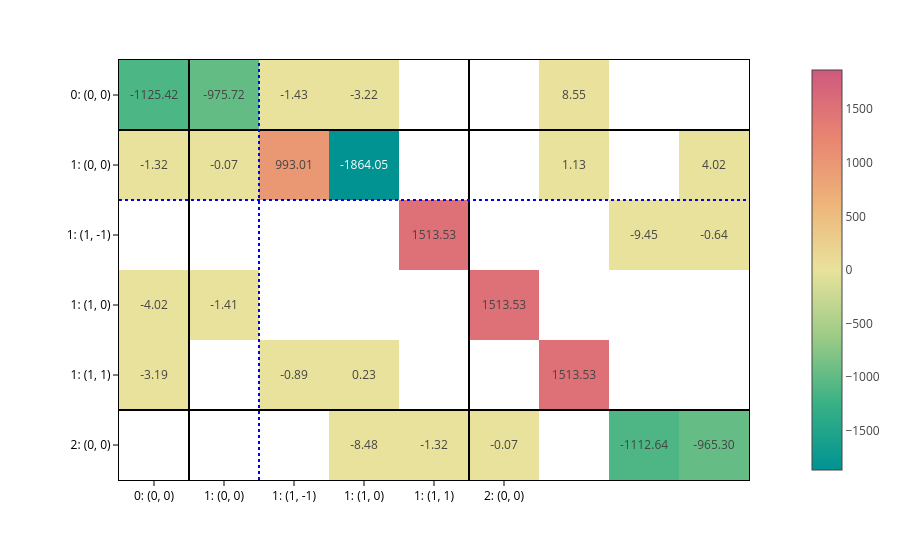
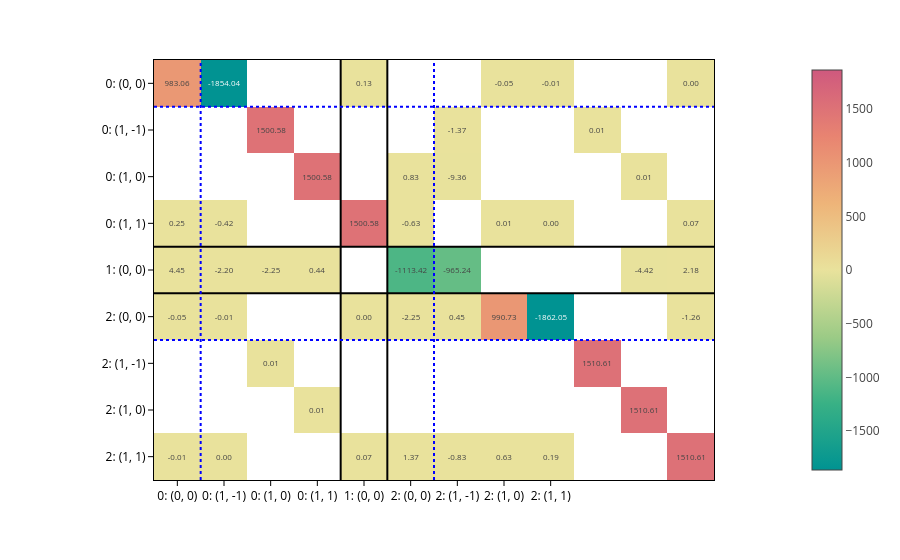

The notebook cell saved with these charts, in order:
### Markdown cell above
You can of course plot the predicted matrices:

### Code cell
matrices = processor.matrix_from_data(data, predictions=out)

for config, matrix in zip(configs, matrices):
    plot_basis_matrix(
        matrix*1e5,
        config,
        point_lines={"color": "black"},
        basis_lines={"color": "blue"},
        colorscale="temps",
        text=".2f",
        basis_labels=True,
    ).show()

### Figure 1 — Plotly figure (JSON) as saved in the notebook; plotly's stock layout.template omitted (floating-point values rounded to 4 significant figures)
{"data": [{"coloraxis": "coloraxis", "hovertemplate": "x: %{x}<br>y: %{y}<br>color: %{z}<extra></extra>", "name": "0", "texttemplate": "%{z:.2f}", "type": "heatmap", "xaxis": "x", "yaxis": "y", "z": [[-1125.0, -975.7, -1.432, -3.222, NaN, NaN, 8.553, NaN, NaN], [-1.317, -0.06747, 993.0, -1864.0, NaN, NaN, 1.13, NaN, 4.017], [NaN, NaN, NaN, NaN, 1514.0, NaN, NaN, -9.452, -0.6408], [-4.02, -1.405, NaN, NaN, NaN, 1514.0, NaN, NaN, NaN], [-3.19, NaN, -0.8855, 0.2324, NaN, NaN, 1514.0, NaN, NaN], [NaN, NaN, NaN, -8.482, -1.319, -0.07224, NaN, -1113.0, -965.3]]}], "layout": {"coloraxis": {"cmid": 0, "colorscale": [[0, "rgb(0, 147, 146)"], [0.1667, "rgb(57, 177, 133)"], [0.3333, "rgb(156, 203, 134)"], [0.5, "rgb(233, 226, 156)"], [0.6667, "rgb(238, 180, 121)"], [0.8333, "rgb(232, 132, 113)"], [1, "rgb(207, 89, 126)"]]}, "margin": {"t": 60}, "shapes": [{"line": {"color": "black"}, "type": "line", "x0": 0, "x1": 1, "xref": "x domain", "y0": 0.5, "y1": 0.5, "yref": "y"}, {"line": {"color": "black"}, "type": "line", "x0": 0.5, "x1": 0.5, "xref": "x", "y0": 0, "y1": 1, "yref": "y domain"}, {"line": {"color": "black"}, "type": "line", "x0": 0, "x1": 1, "xref": "x domain", "y0": 4.5, "y1": 4.5, "yref": "y"}, {"line": {"color": "black"}, "type": "line", "x0": 4.5, "x1": 4.5, "xref": "x", "y0": 0, "y1": 1, "yref": "y domain"}, {"line": {"color": "blue", "dash": "dot"}, "type": "line", "x0": 0, "x1": 1, "xref": "x domain", "y0": 1.5, "y1": 1.5, "yref": "y"}, {"line": {"color": "blue", "dash": "dot"}, "type": "line", "x0": 1.5, "x1": 1.5, "xref": "x", "y0": 0, "y1": 1, "yref": "y domain"}], "xaxis": {"anchor": "y", "constrain": "domain", "domain": [0, 1], "scaleanchor": "y", "ticktext": ["0: (0, 0)", "1: (0, 0)", "1: (1, -1)", "1: (1, 0)", "1: (1, 1)", "2: (0, 0)"], "tickvals": [0, 1, 2, 3, 4, 5]}, "yaxis": {"anchor": "x", "autorange": "reversed", "constrain": "domain", "domain": [0, 1], "ticktext": ["0: (0, 0)", "1: (0, 0)", "1: (1, -1)", "1: (1, 0)", "1: (1, 1)", "2: (0, 0)"], "tickvals": [0, 1, 2, 3, 4, 5]}}}

### Figure 2 — Plotly figure (JSON) as saved in the notebook; plotly's stock layout.template omitted (floating-point values rounded to 4 significant figures)
{"data": [{"coloraxis": "coloraxis", "hovertemplate": "x: %{x}<br>y: %{y}<br>color: %{z}<extra></extra>", "name": "0", "texttemplate": "%{z:.2f}", "type": "heatmap", "xaxis": "x", "yaxis": "y", "z": [[983.1, -1854.0, NaN, NaN, 0.126, NaN, NaN, -0.05428, -0.007754, NaN, NaN, -0.001912], [NaN, NaN, 1501.0, NaN, NaN, NaN, -1.372, NaN, NaN, 0.01283, NaN, NaN], [NaN, NaN, NaN, 1501.0, NaN, 0.8338, -9.364, NaN, NaN, NaN, 0.01283, NaN], [0.2506, -0.4186, NaN, NaN, 1501.0, -0.6323, NaN, 0.006018, -0.002193, NaN, NaN, 0.07431], [4.451, -2.201, -2.248, 0.445, NaN, -1113.0, -965.2, NaN, NaN, NaN, -4.416, 2.184], [-0.05458, -0.007802, NaN, NaN, 0.001919, -2.248, 0.4485, 990.7, -1862.0, NaN, NaN, -1.259], [NaN, NaN, 0.01291, NaN, NaN, NaN, NaN, NaN, NaN, 1511.0, NaN, NaN], [NaN, NaN, NaN, 0.01291, NaN, NaN, NaN, NaN, NaN, NaN, 1511.0, NaN], [-0.006058, 0.002196, NaN, NaN, 0.07472, 1.366, -0.8284, 0.6309, 0.1942, NaN, NaN, 1511.0]]}], "layout": {"coloraxis": {"cmid": 0, "colorscale": [[0, "rgb(0, 147, 146)"], [0.1667, "rgb(57, 177, 133)"], [0.3333, "rgb(156, 203, 134)"], [0.5, "rgb(233, 226, 156)"], [0.6667, "rgb(238, 180, 121)"], [0.8333, "rgb(232, 132, 113)"], [1, "rgb(207, 89, 126)"]]}, "margin": {"t": 60}, "shapes": [{"line": {"color": "black"}, "type": "line", "x0": 0, "x1": 1, "xref": "x domain", "y0": 3.5, "y1": 3.5, "yref": "y"}, {"line": {"color": "black"}, "type": "line", "x0": 3.5, "x1": 3.5, "xref": "x", "y0": 0, "y1": 1, "yref": "y domain"}, {"line": {"color": "black"}, "type": "line", "x0": 0, "x1": 1, "xref": "x domain", "y0": 4.5, "y1": 4.5, "yref": "y"}, {"line": {"color": "black"}, "type": "line", "x0": 4.5, "x1": 4.5, "xref": "x", "y0": 0, "y1": 1, "yref": "y domain"}, {"line": {"color": "blue", "dash": "dot"}, "type": "line", "x0": 0, "x1": 1, "xref": "x domain", "y0": 0.5, "y1": 0.5, "yref": "y"}, {"line": {"color": "blue", "dash": "dot"}, "type": "line", "x0": 0.5, "x1": 0.5, "xref": "x", "y0": 0, "y1": 1, "yref": "y domain"}, {"line": {"color": "blue", "dash": "dot"}, "type": "line", "x0": 0, "x1": 1, "xref": "x domain", "y0": 5.5, "y1": 5.5, "yref": "y"}, {"line": {"color": "blue", "dash": "dot"}, "type": "line", "x0": 5.5, "x1": 5.5, "xref": "x", "y0": 0, "y1": 1, "yref": "y domain"}], "xaxis": {"anchor": "y", "constrain": "domain", "domain": [0, 1], "scaleanchor": "y", "ticktext": ["0: (0, 0)", "0: (1, -1)", "0: (1, 0)", "0: (1, 1)", "1: (0, 0)", "2: (0, 0)", "2: (1, -1)", "2: (1, 0)", "2: (1, 1)"], "tickvals": [0, 1, 2, 3, 4, 5, 6, 7, 8]}, "yaxis": {"anchor": "x", "autorange": "reversed", "constrain": "domain", "domain": [0, 1], "ticktext": ["0: (0, 0)", "0: (1, -1)", "0: (1, 0)", "0: (1, 1)", "1: (0, 0)", "2: (0, 0)", "2: (1, -1)", "2: (1, 0)", "2: (1, 1)"], "tickvals": [0, 1, 2, 3, 4, 5, 6, 7, 8]}}}
